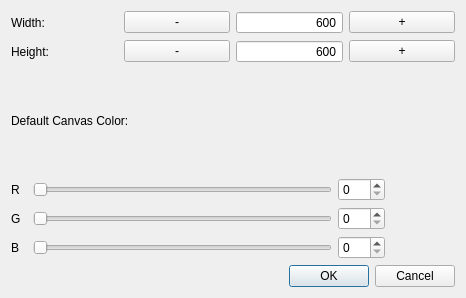
<?xml version="1.0" encoding="UTF-8"?>
<ui version="4.0">
 <class>winSize</class>
 <widget class="QDialog" name="winSize">
  <property name="geometry">
   <rect>
    <x>0</x>
    <y>0</y>
    <width>466</width>
    <height>298</height>
   </rect>
  </property>
  <property name="windowTitle">
   <string>Dialog</string>
  </property>
  <layout class="QGridLayout" name="gridLayout_3">
   <item row="0" column="0">
    <layout class="QGridLayout" name="gridLayout">
     <item row="0" column="0">
      <widget class="QLabel" name="label">
       <property name="text">
        <string>Width:</string>
       </property>
      </widget>
     </item>
     <item row="0" column="1">
      <widget class="QPushButton" name="pushButton">
       <property name="text">
        <string>-</string>
       </property>
      </widget>
     </item>
     <item row="0" column="2">
      <widget class="QSpinBox" name="w_box">
       <property name="layoutDirection">
        <enum>Qt::LeftToRight</enum>
       </property>
       <property name="wrapping">
        <bool>false</bool>
       </property>
       <property name="frame">
        <bool>true</bool>
       </property>
       <property name="alignment">
        <set>Qt::AlignRight|Qt::AlignTrailing|Qt::AlignVCenter</set>
       </property>
       <property name="buttonSymbols">
        <enum>QAbstractSpinBox::NoButtons</enum>
       </property>
       <property name="accelerated">
        <bool>true</bool>
       </property>
       <property name="keyboardTracking">
        <bool>true</bool>
       </property>
       <property name="minimum">
        <number>600</number>
       </property>
       <property name="maximum">
        <number>1550</number>
       </property>
       <property name="value">
        <number>600</number>
       </property>
      </widget>
     </item>
     <item row="0" column="3">
      <widget class="QPushButton" name="pushButton_2">
       <property name="text">
        <string>+</string>
       </property>
      </widget>
     </item>
     <item row="1" column="0">
      <widget class="QLabel" name="label_2">
       <property name="text">
        <string>Height:</string>
       </property>
      </widget>
     </item>
     <item row="1" column="1">
      <widget class="QPushButton" name="pushButton_3">
       <property name="text">
        <string>-</string>
       </property>
      </widget>
     </item>
     <item row="1" column="2">
      <widget class="QSpinBox" name="h_box">
       <property name="layoutDirection">
        <enum>Qt::LeftToRight</enum>
       </property>
       <property name="wrapping">
        <bool>false</bool>
       </property>
       <property name="frame">
        <bool>true</bool>
       </property>
       <property name="alignment">
        <set>Qt::AlignRight|Qt::AlignTrailing|Qt::AlignVCenter</set>
       </property>
       <property name="buttonSymbols">
        <enum>QAbstractSpinBox::NoButtons</enum>
       </property>
       <property name="accelerated">
        <bool>true</bool>
       </property>
       <property name="keyboardTracking">
        <bool>true</bool>
       </property>
       <property name="minimum">
        <number>600</number>
       </property>
       <property name="maximum">
        <number>800</number>
       </property>
      </widget>
     </item>
     <item row="1" column="3">
      <widget class="QPushButton" name="pushButton_4">
       <property name="text">
        <string>+</string>
       </property>
       <property name="checkable">
        <bool>false</bool>
       </property>
       <property name="checked">
        <bool>false</bool>
       </property>
      </widget>
     </item>
    </layout>
   </item>
   <item row="1" column="0">
    <layout class="QGridLayout" name="gridLayout_2">
     <item row="1" column="3">
      <widget class="QSpinBox" name="redSpinBox">
       <property name="maximum">
        <number>255</number>
       </property>
      </widget>
     </item>
     <item row="3" column="3">
      <widget class="QSpinBox" name="blueSpinBox">
       <property name="maximum">
        <number>255</number>
       </property>
      </widget>
     </item>
     <item row="2" column="3">
      <widget class="QSpinBox" name="greenSpinBox">
       <property name="maximum">
        <number>255</number>
       </property>
      </widget>
     </item>
     <item row="2" column="2">
      <widget class="QSlider" name="greenSlider">
       <property name="maximum">
        <number>255</number>
       </property>
       <property name="orientation">
        <enum>Qt::Horizontal</enum>
       </property>
      </widget>
     </item>
     <item row="1" column="0">
      <widget class="QLabel" name="label_4">
       <property name="text">
        <string>R</string>
       </property>
      </widget>
     </item>
     <item row="3" column="2">
      <widget class="QSlider" name="blueSlider">
       <property name="maximum">
        <number>255</number>
       </property>
       <property name="orientation">
        <enum>Qt::Horizontal</enum>
       </property>
      </widget>
     </item>
     <item row="3" column="0">
      <widget class="QLabel" name="label_3">
       <property name="text">
        <string>B</string>
       </property>
      </widget>
     </item>
     <item row="1" column="4" rowspan="3">
      <widget class="QWidget" name="displayWidget" native="true">
       <property name="minimumSize">
        <size>
         <width>64</width>
         <height>64</height>
        </size>
       </property>
       <property name="autoFillBackground">
        <bool>true</bool>
       </property>
      </widget>
     </item>
     <item row="2" column="0">
      <widget class="QLabel" name="label_5">
       <property name="text">
        <string>G</string>
       </property>
      </widget>
     </item>
     <item row="0" column="0" colspan="3">
      <widget class="QLabel" name="label_6">
       <property name="text">
        <string>Default Canvas Color:</string>
       </property>
      </widget>
     </item>
     <item row="1" column="2">
      <widget class="QSlider" name="redSlider">
       <property name="maximum">
        <number>255</number>
       </property>
       <property name="orientation">
        <enum>Qt::Horizontal</enum>
       </property>
      </widget>
     </item>
    </layout>
   </item>
   <item row="2" column="0">
    <widget class="QDialogButtonBox" name="buttonBox">
     <property name="orientation">
      <enum>Qt::Horizontal</enum>
     </property>
     <property name="standardButtons">
      <set>QDialogButtonBox::Cancel|QDialogButtonBox::Ok</set>
     </property>
    </widget>
   </item>
  </layout>
 </widget>
 <resources/>
 <connections>
  <connection>
   <sender>buttonBox</sender>
   <signal>accepted()</signal>
   <receiver>winSize</receiver>
   <slot>accept()</slot>
   <hints>
    <hint type="sourcelabel">
     <x>250</x>
     <y>293</y>
    </hint>
    <hint type="destinationlabel">
     <x>157</x>
     <y>274</y>
    </hint>
   </hints>
  </connection>
  <connection>
   <sender>buttonBox</sender>
   <signal>rejected()</signal>
   <receiver>winSize</receiver>
   <slot>reject()</slot>
   <hints>
    <hint type="sourcelabel">
     <x>318</x>
     <y>293</y>
    </hint>
    <hint type="destinationlabel">
     <x>286</x>
     <y>274</y>
    </hint>
   </hints>
  </connection>
  <connection>
   <sender>redSlider</sender>
   <signal>valueChanged(int)</signal>
   <receiver>redSpinBox</receiver>
   <slot>setValue(int)</slot>
   <hints>
    <hint type="sourcelabel">
     <x>146</x>
     <y>153</y>
    </hint>
    <hint type="destinationlabel">
     <x>346</x>
     <y>156</y>
    </hint>
   </hints>
  </connection>
  <connection>
   <sender>redSpinBox</sender>
   <signal>valueChanged(int)</signal>
   <receiver>redSlider</receiver>
   <slot>setValue(int)</slot>
   <hints>
    <hint type="sourcelabel">
     <x>351</x>
     <y>165</y>
    </hint>
    <hint type="destinationlabel">
     <x>167</x>
     <y>157</y>
    </hint>
   </hints>
  </connection>
  <connection>
   <sender>greenSlider</sender>
   <signal>valueChanged(int)</signal>
   <receiver>greenSpinBox</receiver>
   <slot>setValue(int)</slot>
   <hints>
    <hint type="sourcelabel">
     <x>305</x>
     <y>190</y>
    </hint>
    <hint type="destinationlabel">
     <x>360</x>
     <y>202</y>
    </hint>
   </hints>
  </connection>
  <connection>
   <sender>greenSpinBox</sender>
   <signal>valueChanged(int)</signal>
   <receiver>greenSlider</receiver>
   <slot>setValue(int)</slot>
   <hints>
    <hint type="sourcelabel">
     <x>358</x>
     <y>189</y>
    </hint>
    <hint type="destinationlabel">
     <x>289</x>
     <y>187</y>
    </hint>
   </hints>
  </connection>
  <connection>
   <sender>blueSlider</sender>
   <signal>valueChanged(int)</signal>
   <receiver>blueSpinBox</receiver>
   <slot>setValue(int)</slot>
   <hints>
    <hint type="sourcelabel">
     <x>259</x>
     <y>230</y>
    </hint>
    <hint type="destinationlabel">
     <x>350</x>
     <y>241</y>
    </hint>
   </hints>
  </connection>
  <connection>
   <sender>blueSpinBox</sender>
   <signal>valueChanged(int)</signal>
   <receiver>blueSlider</receiver>
   <slot>setValue(int)</slot>
   <hints>
    <hint type="sourcelabel">
     <x>352</x>
     <y>224</y>
    </hint>
    <hint type="destinationlabel">
     <x>217</x>
     <y>226</y>
    </hint>
   </hints>
  </connection>
 </connections>
</ui>
